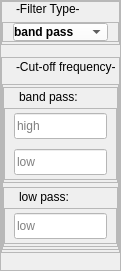
                                  <widget class="QWidget" name="page_3_filter">
                                   <property name="geometry">
                                    <rect>
                                     <x>0</x>
                                     <y>0</y>
                                     <width>121</width>
                                     <height>271</height>
                                    </rect>
                                   </property>
                                   <property name="styleSheet">
                                    <string notr="true">QScrollBar::handle:vertical{ 
    background: #353a45;
    visible:none;
}

QScrollBar::handle:horizontal{ 
    background: #353a45;
	visible:none;
   }</string>
                                   </property>
                                   <attribute name="label">
                                    <string>· Filter</string>
                                   </attribute>
                                   <layout class="QVBoxLayout" name="verticalLayout_43">
                                    <property name="spacing">
                                     <number>0</number>
                                    </property>
                                    <property name="leftMargin">
                                     <number>0</number>
                                    </property>
                                    <property name="topMargin">
                                     <number>0</number>
                                    </property>
                                    <property name="rightMargin">
                                     <number>0</number>
                                    </property>
                                    <property name="bottomMargin">
                                     <number>0</number>
                                    </property>
                                    <item>
                                     <widget class="QFrame" name="frame_13">
                                      <property name="frameShape">
                                       <enum>QFrame::StyledPanel</enum>
                                      </property>
                                      <property name="frameShadow">
                                       <enum>QFrame::Raised</enum>
                                      </property>
                                      <layout class="QVBoxLayout" name="verticalLayout_74">
                                       <property name="leftMargin">
                                        <number>0</number>
                                       </property>
                                       <property name="topMargin">
                                        <number>0</number>
                                       </property>
                                       <property name="rightMargin">
                                        <number>0</number>
                                       </property>
                                       <item>
                                        <widget class="QFrame" name="frame_14">
                                         <property name="sizePolicy">
                                          <sizepolicy hsizetype="Preferred" vsizetype="Preferred">
                                           <horstretch>0</horstretch>
                                           <verstretch>0</verstretch>
                                          </sizepolicy>
                                         </property>
                                         <property name="styleSheet">
                                          <string notr="true">margin-bottom:4px;</string>
                                         </property>
                                         <property name="frameShape">
                                          <enum>QFrame::StyledPanel</enum>
                                         </property>
                                         <property name="frameShadow">
                                          <enum>QFrame::Raised</enum>
                                         </property>
                                         <layout class="QVBoxLayout" name="verticalLayout_58">
                                          <property name="spacing">
                                           <number>0</number>
                                          </property>
                                          <property name="leftMargin">
                                           <number>0</number>
                                          </property>
                                          <property name="topMargin">
                                           <number>0</number>
                                          </property>
                                          <property name="rightMargin">
                                           <number>0</number>
                                          </property>
                                          <property name="bottomMargin">
                                           <number>0</number>
                                          </property>
                                          <item>
                                           <widget class="QLabel" name="label_34">
                                            <property name="sizePolicy">
                                             <sizepolicy hsizetype="Preferred" vsizetype="Preferred">
                                              <horstretch>0</horstretch>
                                              <verstretch>0</verstretch>
                                             </sizepolicy>
                                            </property>
                                            <property name="styleSheet">
                                             <string notr="true">margin-left:11px;
font-size:12px;

font-weight:1;
</string>
                                            </property>
                                            <property name="text">
                                             <string>-Filter Type-</string>
                                            </property>
                                           </widget>
                                          </item>
                                          <item>
                                           <widget class="QFrame" name="frame_40">
                                            <property name="sizePolicy">
                                             <sizepolicy hsizetype="Preferred" vsizetype="Preferred">
                                              <horstretch>0</horstretch>
                                              <verstretch>0</verstretch>
                                             </sizepolicy>
                                            </property>
                                            <property name="styleSheet">
                                             <string notr="true">font-weight:1;
margin:2px 0px;</string>
                                            </property>
                                            <property name="frameShape">
                                             <enum>QFrame::StyledPanel</enum>
                                            </property>
                                            <property name="frameShadow">
                                             <enum>QFrame::Raised</enum>
                                            </property>
                                            <layout class="QVBoxLayout" name="verticalLayout_59">
                                             <property name="spacing">
                                              <number>0</number>
                                             </property>
                                             <property name="leftMargin">
                                              <number>0</number>
                                             </property>
                                             <property name="topMargin">
                                              <number>0</number>
                                             </property>
                                             <property name="rightMargin">
                                              <number>0</number>
                                             </property>
                                             <property name="bottomMargin">
                                              <number>0</number>
                                             </property>
                                             <item>
                                              <widget class="QComboBox" name="comboBox_7">
                                               <property name="font">
                                                <font>
                                                 <family>Segoe UI</family>
                                                 <pointsize>-1</pointsize>
                                                 <italic>false</italic>
                                                 <bold>true</bold>
                                                </font>
                                               </property>
                                               <property name="autoFillBackground">
                                                <bool>false</bool>
                                               </property>
                                               <property name="styleSheet">
                                                <string notr="true">background-color: rgb(255, 255, 255);
margin:0px 10px;
font-weight: bold;
font-size:12px;</string>
                                               </property>
                                               <property name="iconSize">
                                                <size>
                                                 <width>16</width>
                                                 <height>16</height>
                                                </size>
                                               </property>
                                               <property name="frame">
                                                <bool>true</bool>
                                               </property>
                                               <item>
                                                <property name="text">
                                                 <string>band pass</string>
                                                </property>
                                               </item>
                                               <item>
                                                <property name="text">
                                                 <string>low pass</string>
                                                </property>
                                               </item>
                                              </widget>
                                             </item>
                                            </layout>
                                           </widget>
                                          </item>
                                         </layout>
                                        </widget>
                                       </item>
                                       <item>
                                        <widget class="QFrame" name="frame_41">
                                         <property name="sizePolicy">
                                          <sizepolicy hsizetype="Preferred" vsizetype="Preferred">
                                           <horstretch>0</horstretch>
                                           <verstretch>0</verstretch>
                                          </sizepolicy>
                                         </property>
                                         <property name="styleSheet">
                                          <string notr="true">margin:2px 0px;
</string>
                                         </property>
                                         <property name="frameShape">
                                          <enum>QFrame::StyledPanel</enum>
                                         </property>
                                         <property name="frameShadow">
                                          <enum>QFrame::Raised</enum>
                                         </property>
                                         <layout class="QVBoxLayout" name="verticalLayout_60">
                                          <property name="spacing">
                                           <number>6</number>
                                          </property>
                                          <property name="leftMargin">
                                           <number>0</number>
                                          </property>
                                          <property name="topMargin">
                                           <number>0</number>
                                          </property>
                                          <property name="rightMargin">
                                           <number>0</number>
                                          </property>
                                          <property name="bottomMargin">
                                           <number>0</number>
                                          </property>
                                          <item>
                                           <widget class="QLabel" name="label_35">
                                            <property name="sizePolicy">
                                             <sizepolicy hsizetype="Preferred" vsizetype="Preferred">
                                              <horstretch>0</horstretch>
                                              <verstretch>0</verstretch>
                                             </sizepolicy>
                                            </property>
                                            <property name="styleSheet">
                                             <string notr="true">margin-left:11px;
font-size:12px;

font-weight:1;
</string>
                                            </property>
                                            <property name="text">
                                             <string>-Cut-off frequency-</string>
                                            </property>
                                           </widget>
                                          </item>
                                          <item>
                                           <widget class="QFrame" name="frame_42">
                                            <property name="sizePolicy">
                                             <sizepolicy hsizetype="Preferred" vsizetype="Preferred">
                                              <horstretch>0</horstretch>
                                              <verstretch>0</verstretch>
                                             </sizepolicy>
                                            </property>
                                            <property name="styleSheet">
                                             <string notr="true"/>
                                            </property>
                                            <property name="frameShape">
                                             <enum>QFrame::StyledPanel</enum>
                                            </property>
                                            <property name="frameShadow">
                                             <enum>QFrame::Raised</enum>
                                            </property>
                                            <layout class="QVBoxLayout" name="verticalLayout_61">
                                             <property name="spacing">
                                              <number>0</number>
                                             </property>
                                             <property name="leftMargin">
                                              <number>0</number>
                                             </property>
                                             <property name="topMargin">
                                              <number>0</number>
                                             </property>
                                             <property name="rightMargin">
                                              <number>0</number>
                                             </property>
                                             <property name="bottomMargin">
                                              <number>0</number>
                                             </property>
                                             <item>
                                              <widget class="QFrame" name="frame_43">
                                               <property name="sizePolicy">
                                                <sizepolicy hsizetype="Preferred" vsizetype="Preferred">
                                                 <horstretch>0</horstretch>
                                                 <verstretch>0</verstretch>
                                                </sizepolicy>
                                               </property>
                                               <property name="frameShape">
                                                <enum>QFrame::StyledPanel</enum>
                                               </property>
                                               <property name="frameShadow">
                                                <enum>QFrame::Raised</enum>
                                               </property>
                                               <layout class="QVBoxLayout" name="verticalLayout_70">
                                                <property name="spacing">
                                                 <number>0</number>
                                                </property>
                                                <property name="leftMargin">
                                                 <number>0</number>
                                                </property>
                                                <property name="topMargin">
                                                 <number>0</number>
                                                </property>
                                                <property name="rightMargin">
                                                 <number>0</number>
                                                </property>
                                                <property name="bottomMargin">
                                                 <number>0</number>
                                                </property>
                                                <item>
                                                 <widget class="QLabel" name="label_36">
                                                  <property name="sizePolicy">
                                                   <sizepolicy hsizetype="Preferred" vsizetype="Preferred">
                                                    <horstretch>0</horstretch>
                                                    <verstretch>0</verstretch>
                                                   </sizepolicy>
                                                  </property>
                                                  <property name="styleSheet">
                                                   <string notr="true">margin-left:12px;
font-weight:1;
font-size:12px;</string>
                                                  </property>
                                                  <property name="text">
                                                   <string>band pass:</string>
                                                  </property>
                                                 </widget>
                                                </item>
                                                <item>
                                                 <widget class="QFrame" name="frame_44">
                                                  <property name="sizePolicy">
                                                   <sizepolicy hsizetype="Preferred" vsizetype="Preferred">
                                                    <horstretch>0</horstretch>
                                                    <verstretch>0</verstretch>
                                                   </sizepolicy>
                                                  </property>
                                                  <property name="frameShape">
                                                   <enum>QFrame::StyledPanel</enum>
                                                  </property>
                                                  <property name="frameShadow">
                                                   <enum>QFrame::Raised</enum>
                                                  </property>
                                                  <layout class="QVBoxLayout" name="verticalLayout_71">
                                                   <property name="topMargin">
                                                    <number>2</number>
                                                   </property>
                                                   <property name="bottomMargin">
                                                    <number>2</number>
                                                   </property>
                                                   <item>
                                                    <widget class="QLineEdit" name="lineEdit_10">
                                                     <property name="minimumSize">
                                                      <size>
                                                       <width>0</width>
                                                       <height>30</height>
                                                      </size>
                                                     </property>
                                                     <property name="styleSheet">
                                                      <string notr="true">background-color: rgb(255, 255, 255);
font-size:12px;</string>
                                                     </property>
                                                     <property name="inputMask">
                                                      <string/>
                                                     </property>
                                                     <property name="text">
                                                      <string/>
                                                     </property>
                                                     <property name="maxLength">
                                                      <number>16</number>
                                                     </property>
                                                     <property name="placeholderText">
                                                      <string>high</string>
                                                     </property>
                                                    </widget>
                                                   </item>
                                                   <item>
                                                    <widget class="QLineEdit" name="lineEdit_11">
                                                     <property name="minimumSize">
                                                      <size>
                                                       <width>0</width>
                                                       <height>30</height>
                                                      </size>
                                                     </property>
                                                     <property name="styleSheet">
                                                      <string notr="true">background-color: rgb(255, 255, 255);
font-size:12px;</string>
                                                     </property>
                                                     <property name="text">
                                                      <string/>
                                                     </property>
                                                     <property name="maxLength">
                                                      <number>16</number>
                                                     </property>
                                                     <property name="placeholderText">
                                                      <string>low</string>
                                                     </property>
                                                    </widget>
                                                   </item>
                                                  </layout>
                                                 </widget>
                                                </item>
                                               </layout>
                                              </widget>
                                             </item>
                                             <item>
                                              <widget class="QFrame" name="frame_45">
                                               <property name="sizePolicy">
                                                <sizepolicy hsizetype="Preferred" vsizetype="Preferred">
                                                 <horstretch>0</horstretch>
                                                 <verstretch>0</verstretch>
                                                </sizepolicy>
                                               </property>
                                               <property name="frameShape">
                                                <enum>QFrame::StyledPanel</enum>
                                               </property>
                                               <property name="frameShadow">
                                                <enum>QFrame::Raised</enum>
                                               </property>
                                               <layout class="QVBoxLayout" name="verticalLayout_72">
                                                <property name="spacing">
                                                 <number>0</number>
                                                </property>
                                                <property name="leftMargin">
                                                 <number>0</number>
                                                </property>
                                                <property name="topMargin">
                                                 <number>0</number>
                                                </property>
                                                <property name="rightMargin">
                                                 <number>0</number>
                                                </property>
                                                <property name="bottomMargin">
                                                 <number>0</number>
                                                </property>
                                                <item>
                                                 <widget class="QLabel" name="label_37">
                                                  <property name="styleSheet">
                                                   <string notr="true">margin-left:12px;
font-weight:1;
font-size:12px;</string>
                                                  </property>
                                                  <property name="text">
                                                   <string>low pass:</string>
                                                  </property>
                                                 </widget>
                                                </item>
                                                <item>
                                                 <widget class="QFrame" name="frame_46">
                                                  <property name="frameShape">
                                                   <enum>QFrame::StyledPanel</enum>
                                                  </property>
                                                  <property name="frameShadow">
                                                   <enum>QFrame::Raised</enum>
                                                  </property>
                                                  <layout class="QVBoxLayout" name="verticalLayout_73">
                                                   <property name="topMargin">
                                                    <number>2</number>
                                                   </property>
                                                   <property name="bottomMargin">
                                                    <number>2</number>
                                                   </property>
                                                   <item>
                                                    <widget class="QLineEdit" name="lineEdit_12">
                                                     <property name="minimumSize">
                                                      <size>
                                                       <width>0</width>
                                                       <height>30</height>
                                                      </size>
                                                     </property>
                                                     <property name="styleSheet">
                                                      <string notr="true">background-color: rgb(255, 255, 255);
font-size:12px;</string>
                                                     </property>
                                                     <property name="text">
                                                      <string/>
                                                     </property>
                                                     <property name="maxLength">
                                                      <number>16</number>
                                                     </property>
                                                     <property name="placeholderText">
                                                      <string>low</string>
                                                     </property>
                                                    </widget>
                                                   </item>
                                                  </layout>
                                                 </widget>
                                                </item>
                                               </layout>
                                              </widget>
                                             </item>
                                            </layout>
                                           </widget>
                                          </item>
                                         </layout>
                                        </widget>
                                       </item>
                                       <item>
                                        <spacer name="verticalSpacer_8">
                                         <property name="orientation">
                                          <enum>Qt::Vertical</enum>
                                         </property>
                                         <property name="sizeHint" stdset="0">
                                          <size>
                                           <width>20</width>
                                           <height>7</height>
                                          </size>
                                         </property>
                                        </spacer>
                                       </item>
                                      </layout>
                                     </widget>
                                    </item>
                                   </layout>
                                  </widget>
